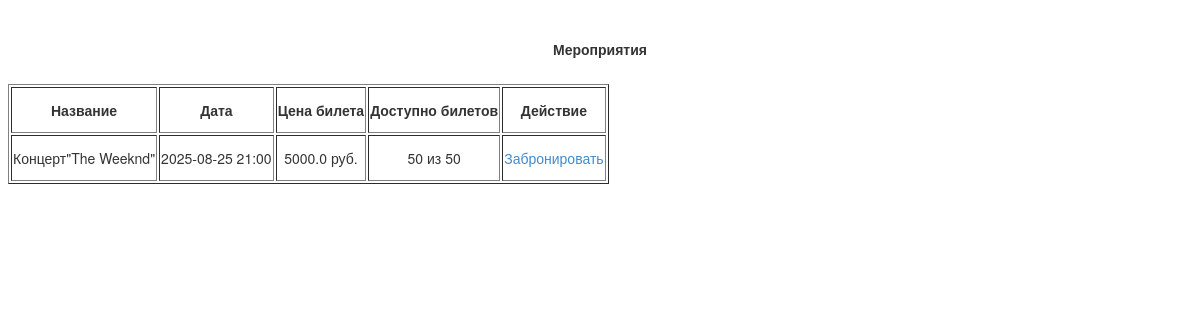
The page /week3 on the database its author committed.
### app.py (models this page shows)
class Event(db.Model):
    __tablename__ = 'events'
    id = db.Column(db.Integer, primary_key=True)
    name = db.Column(db.String(100), nullable=False)
    total_tickets = db.Column(db.Integer, nullable=False)
    available_tickets = db.Column(db.Integer, nullable=False)
    date = db.Column(db.String(50), nullable=False)
    price = db.Column(db.Float, nullable=False)
    category = db.Column(db.String(50), nullable=False)
    bookings = db.relationship('Booking', backref='event', lazy=True)

### app.py (the view)
@app.route('/week3')
def week3():
    return show_events('week3')

### app.py (called while the page is built)
@app.route('/events/<category>')
def show_events(category):
    events = Event.query.filter_by(category=category).all()
    return render_template('events2.html', events=events, category=category)

### templates/events2.html (shortened to what this page needs)
{% extends 'events.html' %}

### templates/events.html (shortened to what this page needs)
<!DOCTYPE html>
<html>
<link rel="stylesheet" href="{{ url_for('static', filename='css/bd.css') }}">
<head>
</head>
<body>
    <h1>Мероприятия</h1>
    <table border="1">
        <tr>
            <th>Название</th>
            <th>Дата</th>
            <th>Цена билета</th>
            <th>Доступно билетов</th>
            <th>Действие</th>
        </tr>
        {% for event in events %}
        <tr>
            <td>{{ event.name }}</td>
            <td>{{ event.date }}</td>
            <td>{{ event.price }} руб.</td>
            <td>{{ event.available_tickets }} из {{ event.total_tickets }}</td>
            <td><a href="{{ url_for('book', event_id=event.id) }}">Забронировать</a></td>
        </tr>
        {% endfor %}
    </table>
</body>
</html>

### static/css/bd.css (style rules this page uses)
html, body { font-family: "Helvetica Neue", Helvetica, Arial, sans-serif; height: 100%; color: #333333; background-color: #ffffff; font-size: 14px; line-height: 3; margin-bottom: 10px; border-top-left-radius: 0; border-top-right-radius: 0; }
h1 { display: block; font-size: 1em; text-align: center; margin-block-start: 2em; margin-block-end: 1em; margin-inline-start: 0px; margin-inline-end: 0px; font-weight: bold; }
a { color: #428bca; text-decoration: none; }

### rows shown on the page
Event: name "Концерт\"The Weeknd\"", date "2025-08-25 21:00", price "5000.0", available_tickets "50", total_tickets "50"
